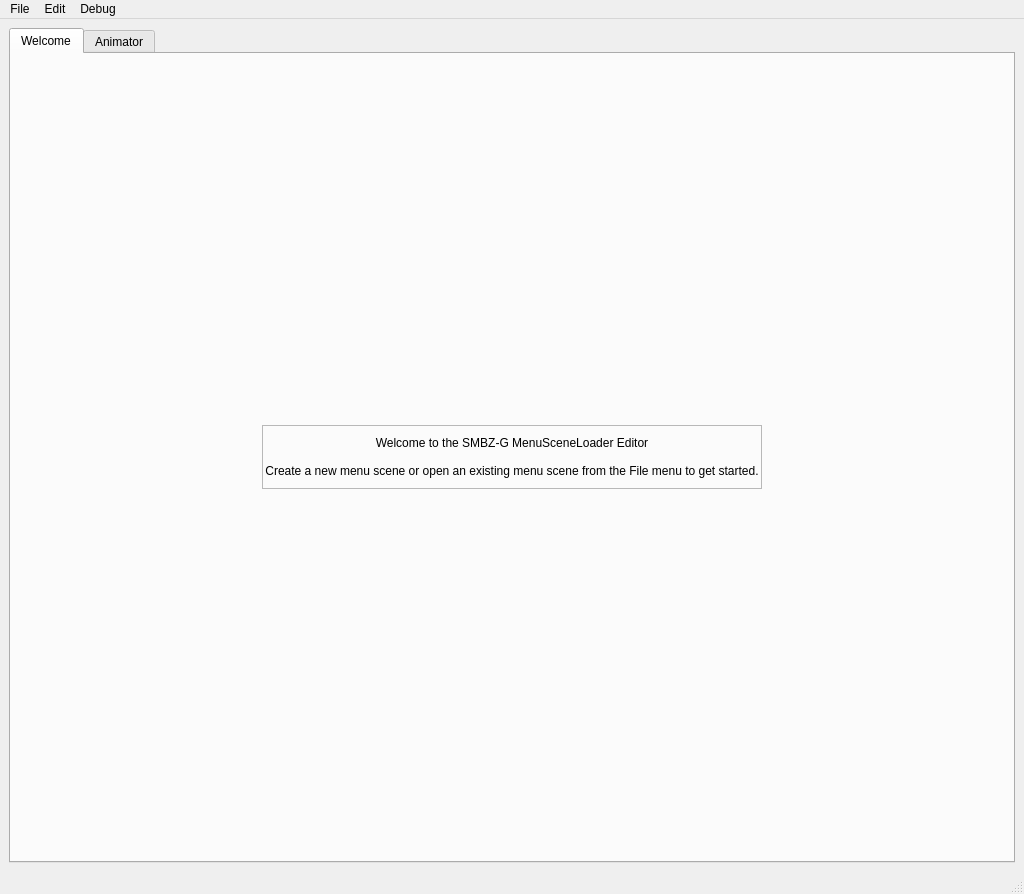
<?xml version="1.0" encoding="UTF-8"?>
<ui version="4.0">
 <class>MainWindow</class>
 <widget class="QMainWindow" name="MainWindow">
  <property name="geometry">
   <rect>
    <x>0</x>
    <y>0</y>
    <width>1024</width>
    <height>894</height>
   </rect>
  </property>
  <property name="windowTitle">
   <string>SMBZ-G MenuSceneLoader Editor</string>
  </property>
  <widget class="QWidget" name="centralwidget">
   <layout class="QVBoxLayout" name="verticalLayout_12">
    <item>
     <widget class="QTabWidget" name="tabWidget">
      <property name="currentIndex">
       <number>0</number>
      </property>
      <widget class="QWidget" name="tab_welcome">
       <attribute name="title">
        <string>Welcome</string>
       </attribute>
       <layout class="QVBoxLayout" name="verticalLayout_13">
        <item alignment="Qt::AlignHCenter">
         <widget class="QLabel" name="lbl_welcome">
          <property name="sizePolicy">
           <sizepolicy hsizetype="Fixed" vsizetype="Fixed">
            <horstretch>0</horstretch>
            <verstretch>0</verstretch>
           </sizepolicy>
          </property>
          <property name="minimumSize">
           <size>
            <width>500</width>
            <height>64</height>
           </size>
          </property>
          <property name="frameShape">
           <enum>QFrame::StyledPanel</enum>
          </property>
          <property name="text">
           <string>Welcome to the SMBZ-G MenuSceneLoader Editor

Create a new menu scene or open an existing menu scene from the File menu to get started.</string>
          </property>
          <property name="scaledContents">
           <bool>false</bool>
          </property>
          <property name="alignment">
           <set>Qt::AlignCenter</set>
          </property>
         </widget>
        </item>
       </layout>
      </widget>
      <widget class="MenuAnimatorWidget" name="tab_anims">
       <attribute name="title">
        <string>Animator</string>
       </attribute>
       <attribute name="toolTip">
        <string>Edit animations and puppets for your base character</string>
       </attribute>
      </widget>
     </widget>
    </item>
   </layout>
  </widget>
  <widget class="QMenuBar" name="menubar">
   <property name="geometry">
    <rect>
     <x>0</x>
     <y>0</y>
     <width>1024</width>
     <height>21</height>
    </rect>
   </property>
   <widget class="QMenu" name="menuFile">
    <property name="title">
     <string>File</string>
    </property>
    <addaction name="actionNew"/>
    <addaction name="actionOpen"/>
    <addaction name="actionSave"/>
    <addaction name="actionSaveAs"/>
    <addaction name="actionOpenExplorer"/>
    <addaction name="separator"/>
    <addaction name="actionQuit"/>
   </widget>
   <widget class="QMenu" name="menuDebug">
    <property name="title">
     <string>Debug</string>
    </property>
    <addaction name="actionPrintJson"/>
   </widget>
   <widget class="QMenu" name="menuEdit">
    <property name="title">
     <string>Edit</string>
    </property>
    <addaction name="actionBgColor"/>
    <addaction name="actionVanillaMusic"/>
   </widget>
   <addaction name="menuFile"/>
   <addaction name="menuEdit"/>
   <addaction name="menuDebug"/>
  </widget>
  <widget class="QStatusBar" name="statusbar"/>
  <action name="actionNew">
   <property name="text">
    <string>New</string>
   </property>
   <property name="shortcut">
    <string>Ctrl+N</string>
   </property>
   <property name="shortcutVisibleInContextMenu">
    <bool>true</bool>
   </property>
  </action>
  <action name="actionOpen">
   <property name="text">
    <string>Open</string>
   </property>
   <property name="shortcut">
    <string>Ctrl+O</string>
   </property>
   <property name="shortcutVisibleInContextMenu">
    <bool>true</bool>
   </property>
  </action>
  <action name="actionSave">
   <property name="enabled">
    <bool>false</bool>
   </property>
   <property name="text">
    <string>Save</string>
   </property>
   <property name="shortcut">
    <string>Ctrl+S</string>
   </property>
   <property name="shortcutVisibleInContextMenu">
    <bool>true</bool>
   </property>
  </action>
  <action name="actionQuit">
   <property name="text">
    <string>Quit</string>
   </property>
  </action>
  <action name="actionSaveAs">
   <property name="enabled">
    <bool>false</bool>
   </property>
   <property name="text">
    <string>Save as</string>
   </property>
   <property name="shortcut">
    <string>Ctrl+Alt+S</string>
   </property>
  </action>
  <action name="actionPrintJson">
   <property name="text">
    <string>Print json to console</string>
   </property>
  </action>
  <action name="actionBgColor">
   <property name="enabled">
    <bool>false</bool>
   </property>
   <property name="text">
    <string>Set background color</string>
   </property>
  </action>
  <action name="actionVanillaMusic">
   <property name="enabled">
    <bool>false</bool>
   </property>
   <property name="text">
    <string>Set vanilla music</string>
   </property>
  </action>
  <action name="actionOpenExplorer">
   <property name="enabled">
    <bool>false</bool>
   </property>
   <property name="text">
    <string>Open menu scene folder</string>
   </property>
  </action>
 </widget>
 <customwidgets>
  <customwidget>
   <class>MenuAnimatorWidget</class>
   <extends>QWidget</extends>
   <header>animatorwidgets</header>
   <container>1</container>
  </customwidget>
 </customwidgets>
 <resources/>
 <connections/>
 <slots>
  <slot>slot1()</slot>
 </slots>
</ui>
